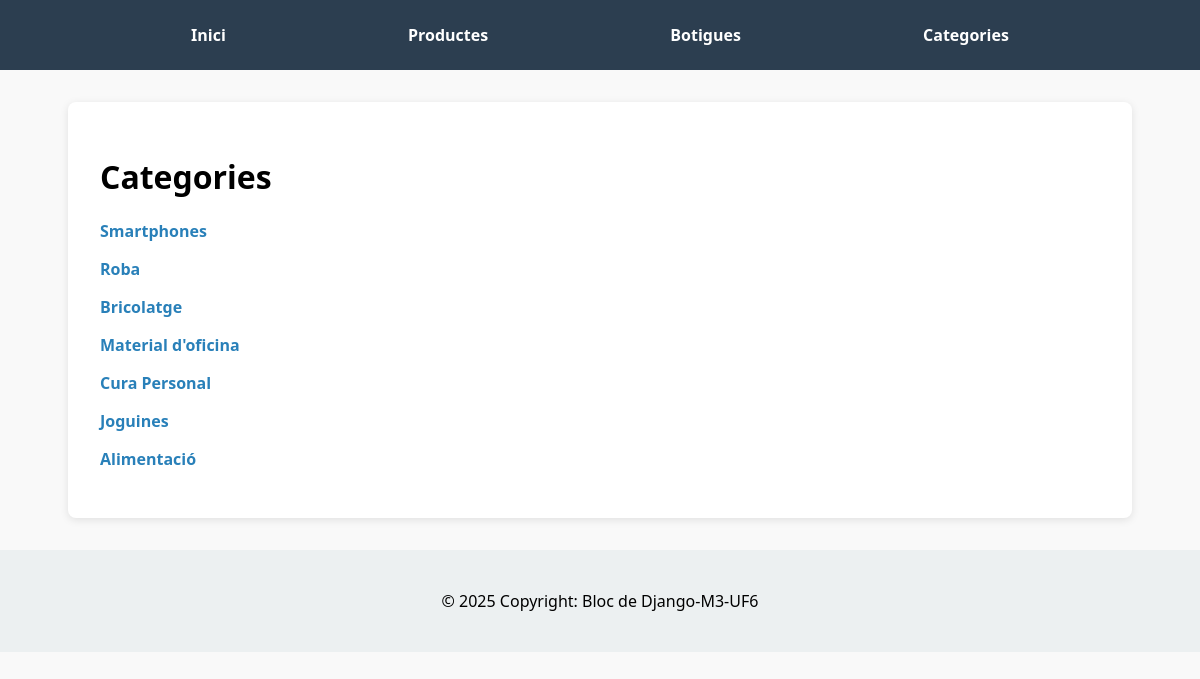
Page /categories/ on the committed database.
### supermercado/models.py (models this page shows, shortened)
class Category(models.Model):
    name = models.CharField(max_length=50, unique=True)
    slug = models.SlugField(unique=True)

### supermercado/views.py (the view)
# urls.py: path('categories/', views.category_list, name='categories-list'),
def category_list(request):
    categories = Category.objects.all()
    return render(request, 'category_list.html', {'categories': categories})

### templates/category_list.html
{% extends 'base.html' %}
{% block content %}
<h1>Categories</h1>
<ul>
    {% for category in categories %}
    <li><a href="{% url 'category-products' category.slug %}">{{ category.name }}</a></li>
    {% endfor %}
</ul>
{% endblock %}

### static/css/style.css (style rules this page uses)
body { font-family: 'Segoe UI', Tahoma, Geneva, Verdana, sans-serif; margin: 0; padding: 0; background-color: #f9f9f9; }
ul { list-style: none; padding: 0; }
li { margin-bottom: 1em; }
li a { text-decoration: none; color: #2980b9; font-weight: bold; }

### rows in the picture
Category: name "Smartphones"
Category: name "Roba"
Category: name "Bricolatge"
Category: name "Material d'oficina"
Category: name "Cura Personal"
Category: name "Joguines"
Category: name "Alimentació"
